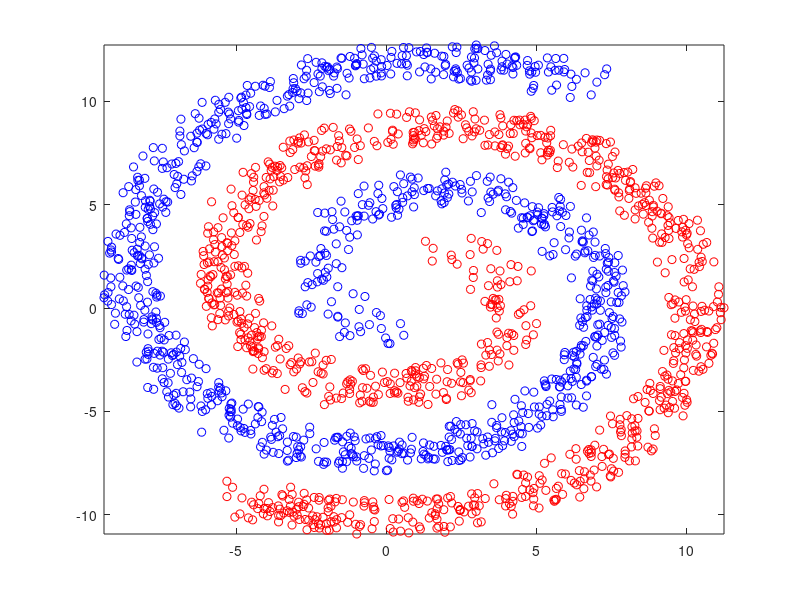

Recreate this plot in MATLAB. (Note: this script raises an error after producing the figure.)
%% Clear workspace

% INSERT CODE WHERE INDICATED
% Written by Benoit Seguin & Victor Kristof, EPFL for PCML 2015
% All rights reserved

clear;
close all;

%% Exercise 1.1

load('two_spirals.mat')
X = two_spirals(:, 1:2);
y = two_spirals(:, 3);
N = length(y);

% Visualization
figure(1);
plot(X(y==1, 1), X(y==1, 2), 'ob'); hold on;
plot(X(y==-1, 1), X(y==-1, 2), 'or');
xlim([min(X(:, 1)) max(X(:, 1))]);
ylim([min(X(:, 2)) max(X(:, 2))]);

% Normalize features (store the mean and variance)
mean_X = mean(X);
X_norm = X - ones(N, 1) * mean_X;
std_X = std(X_norm);
X_norm = X_norm*diag(1 ./ std_X);
tX = [ones(N, 1) X_norm];

% ENTER CODE FOR PENALIZED LOGISTIC REGRESSION
y_pen = y;
y_pen(y == -1) = 0;
betas = penLogisticRegression(y_pen, tX, 0.001, 0.1);

% Create a 2D meshgrid of values of heights and weights
h = min(X(:,1)):.01:max(X(:,1));
w = min(X(:,2)):1:max(X(:,2));
[hx, wx] = meshgrid(h,w);
% Predict for each pair, i.e. create tX for each [hx,wx]
% and then predict the value. After that you should
% reshape `pred` so that you can use `contourf`.
% For this you need to understand how `meshgrid` works.

N_test = length(hx(:));
X_pred = [hx(:), wx(:)];
X_pred_norm = X_pred - ones(N_test,1) * mean_X;
X_pred_norm = X_pred_norm * diag(1./std_X);

% Form (y,tX) to get regression data in matrix form
% tX_pred = [ones(N_test,1),X_pred_norm];
tX_pred = [ones(N_test, 1) X_pred_norm];

% IMPLEMENT PREDICTION FOR EACH TEST POINT
pred = tX_pred * betas;

pred = reshape(pred, size(hx));

% Plot the decision surface
figure(2)
contourf(hx, wx, pred, 1); hold on;
%colormap(jet(4))
% Plot indiviual data points
males = (y==1);
females = (y==-1);
myBlue = [0.06 0.06 1];
myRed = [1 0.06 0.06];
plot(X(males,1), X(males,2), 'xr', 'color', myRed, 'linewidth', 2, ...
'markerfacecolor', myRed); hold on;
plot(X(females,1), X(females,2),'or','color', ...
myBlue,'linewidth', 2, 'markerfacecolor', myBlue); hold on;
xlabel('height');
ylabel('weight');
xlim([min(h) max(h)]);
ylim([min(w) max(w)]);
grid on;

%% Exercise 1.2

load('height_weight_gender.mat');
height = height * 0.025;
weight = weight * 0.454;
y = double(gender);
y(y==0) = -1;
X = [height(:) weight(:)];
N = length(y);

% Randomly permute data
idx = randperm(N);
y = y(idx);
X = X(idx,:);
% Subsample
y = y(1:200);
X = X(1:200, :);
N = length(y);

% Normalize features (store the mean and variance)
mean_X = mean(X);
X_norm = X - ones(N, 1) * mean_X;
std_X = std(X_norm);
X_norm = X_norm*diag(1 ./ std_X);
tX = X_norm;

% COMPLETE linear_kernel.m WITH CODE FOR THE LINEAR KERNEL
K = linear_kernel(tX, tX);

% Compute parameters
C = 0.1;
[alphas, beta0] = SMO(K, y, C);

stem(alphas);

% Visualize SVM classification and margins
% Create a 2D meshgrid of values of heights and weights
h = min(X(:,1)):.01:max(X(:,1));
w = min(X(:,2)):1:max(X(:,2));
[hx, wx] = meshgrid(h,w);
% Predict for each pair, i.e. create tX for each [hx,wx]
% and then predict the value. After that you should
% reshape `pred` so that you can use `contourf`.
% For this you need to understand how `meshgrid` works.

N_test = length(hx(:));
X_pred = [hx(:), wx(:)];
X_pred_norm = X_pred - ones(N_test,1) * mean_X;
X_pred_norm = X_pred_norm * diag(1./std_X);

% Form (y,tX) to get regression data in matrix form
tX_pred = X_pred_norm;

% IMPLEMENT PREDICTION FOR EACH TEST POINT
%pred = ones(size(hx, 1) * size(hx, 2), 1);
SV_inds = find(alphas>0);
X_SV = X_norm(SV_inds, :);
y_SV = y(SV_inds, :);
alphas_SV = alphas(SV_inds);
kernel_pred = linear_kernel(tX_pred, X_SV);
pred = kernel_pred * (alphas_SV .* y_SV) + beta0;

pred = reshape(pred, size(hx));

% Plot the decision surface
contourf(hx, wx, pred, [1, 0, -1, -4]); hold on;
colormap(jet(5))
% Plot indiviual data points
males = (y==1);
females = (y==-1);
myBlue = [0.06 0.06 1];
myRed = [1 0.06 0.06];
plot(X(males,1), X(males,2), 'xr', 'color', myRed, 'linewidth', 2, ...
'markerfacecolor', myRed); hold on;
plot(X(females,1), X(females,2),'or','color', ...
myBlue,'linewidth', 2, 'markerfacecolor', myBlue); hold on;
% Plot support vectors
plot(X(alphas>0, 1), X(alphas>0, 2),'o','linewidth', 2, 'color', 'black');
xlabel('height');
ylabel('weight');
xlim([min(h) max(h)]);
ylim([min(w) max(w)]);
grid on;

%% Exercise 1.3

load('two_spirals.mat')
X = two_spirals(:, 1:2);
y = two_spirals(:, 3);
N = length(y);

% Randomly permute data
idx = randperm(N);
y = y(idx);
X = X(idx,:);
% Subsample
y = y(1:2000);
X = X(1:2000, :);
N = length(y);

% Normalize features (store the mean and variance)
mean_X = mean(X);
X_norm = X - ones(N, 1) * mean_X;
std_X = std(X_norm);
X_norm = X_norm*diag(1 ./ std_X);
tX = X_norm;

% COMPLETE rbf_kernel.m WITH CODE FOR THE RBF KERNEL
gamma = 1;
K = rbf_kernel(tX, tX, gamma);

% Compute parameters
C = 1;
[alphas, beta0] = SMO(K, y, C);

% Visualize SVM classification and margins
% Create a 2D meshgrid of values of heights and weights
h = min(X(:,1)):.01:max(X(:,1));
w = min(X(:,2)):1:max(X(:,2));
[hx, wx] = meshgrid(h,w);
% Predict for each pair, i.e. create tX for each [hx,wx]
% and then predict the value. After that you should
% reshape `pred` so that you can use `contourf`.
% For this you need to understand how `meshgrid` works.

N_test = length(hx(:));
X_pred = [hx(:), wx(:)];
X_pred_norm = X_pred - ones(N_test,1) * mean_X;
X_pred_norm = X_pred_norm * diag(1./std_X);

% Form (y,tX) to get regression data in matrix form
% tX_pred = [ones(N_test,1),X_pred_norm];
tX_pred = X_pred_norm;

% IMPLEMENT PREDICTION FOR EACH TEST POINT
%pred = ones(size(hx, 1) * size(hx, 2), 1);
SV_inds = find(alphas>0);
X_SV = X_norm(SV_inds, :);
y_SV = y(SV_inds, :);
alphas_SV = alphas(SV_inds);
kernel_pred = rbf_kernel(tX_pred, X_SV, gamma);
pred = kernel_pred * (alphas_SV .* y_SV) + beta0;

pred = reshape(pred, size(hx));

% Plot the decision surface
contourf(hx, wx, pred, [1, 0, -1, -2]); hold on;
%colormap(jet(6))
% Plot indiviual data points
males = (y==1);
females = (y==-1);
myBlue = [0.06 0.06 1];
myRed = [1 0.06 0.06];
plot(X(males,1), X(males,2), 'xr', 'color', myRed, 'linewidth', 2, ...
'markerfacecolor', myRed); hold on;
plot(X(females,1), X(females,2),'or','color', ...
myBlue,'linewidth', 2, 'markerfacecolor', myBlue); hold on;
% Plot support vectors
plot(X(alphas>0, 1), X(alphas>0, 2),'o','linewidth', 2, 'color', 'black');
xlim([min(h) max(h)]);
ylim([min(w) max(w)]);
grid on;
